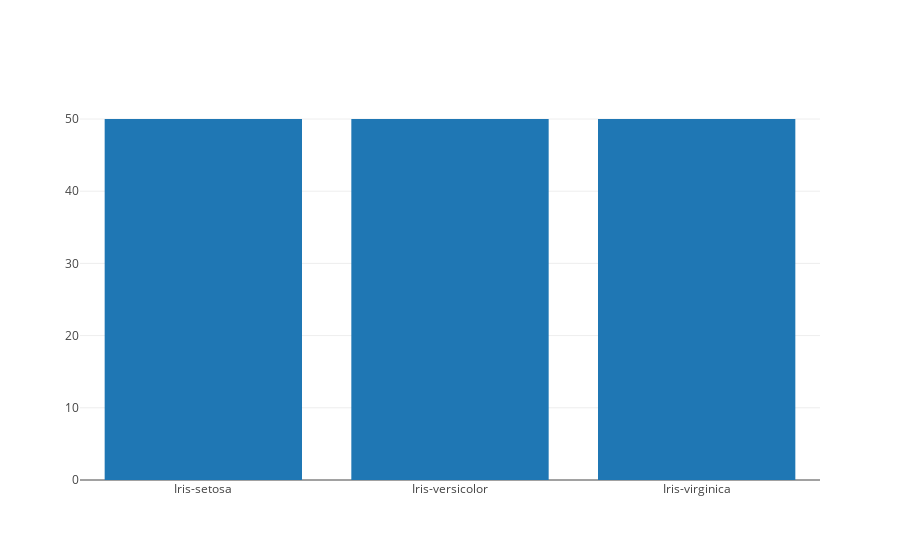

Notebook source saved alongside this figure:
### Code cell
val irisSetosaCount = data.filter(_(4) == "Iris-setosa").size
// Compter le nombre de lignes contenant la chaîne de caractères : "Iris-setosa"
val irisVersicolorCount = data.filter(_(4) == "Iris-versicolor").size
// Compter le nombre de lignes contenant la chaîne de caractères : "Iris-versicolor"
val irisVirginicaCount = data.filter(_(4) == "Iris-virginica").size
// Compter le nombre de lignes contenant la chaîne de caractères : "Iris-virginica"

val data_iris = Seq(
  Bar(
      // Créer une séquence de barres
    Seq("Iris-setosa", "Iris-versicolor", "Iris-virginica"),
      // pour Iris-sesota, Iris-versicolor, Iris-virginica
    Seq(irisSetosaCount, irisVersicolorCount, irisVirginicaCount)
      // Montrer le nombre d'échantillons pour chaque type d'iris
  )
)

plot(data_iris)
// Afficher le graphique à barres

### Figure 1 — Plotly figure (JSON) as saved in the notebook; plotly's stock layout.template omitted (floating-point values rounded to 4 significant figures)
{"data": [{"type": "bar", "x": ["Iris-setosa", "Iris-versicolor", "Iris-virginica"], "y": [50, 50, 50]}], "layout": {}}
